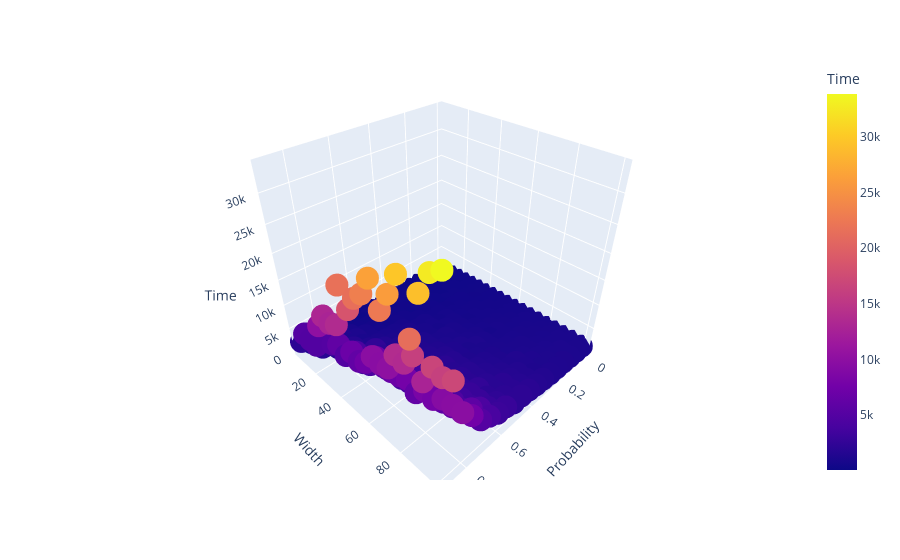

Write notebook code for a chart like this one.
### Code cell
numpy_array = np.array((p, w, t), dtype = float)
dataset = pd.DataFrame({'Probability':p, 'Width':w, 'Time':t})

import plotly.express as px

fig = px.scatter_3d(dataset, x = 'Probability', y = 'Width', z = 'Time', color='Time' )
fig.show()

### Figure 1 — Plotly figure (JSON) as saved in the notebook; plotly's stock layout.template omitted (floating-point values rounded to 4 significant figures; data arrays with more than 128 entries replaced by an {"elided": "..."} marker saying what was removed)
{"data": [{"hovertemplate": "Probability=%{x}<br>Width=%{y}<br>Time=%{marker.color}<extra></extra>", "legendgroup": "", "marker": {"color": {"elided": "380 int values"}, "coloraxis": "coloraxis", "symbol": "circle"}, "mode": "markers", "name": "", "scene": "scene", "showlegend": false, "type": "scatter3d", "x": {"elided": "380 float values"}, "y": {"elided": "380 int values"}, "z": {"elided": "380 int values"}}], "layout": {"coloraxis": {"colorbar": {"title": {"text": "Time"}}, "colorscale": [[0, "#0d0887"], [0.1111, "#46039f"], [0.2222, "#7201a8"], [0.3333, "#9c179e"], [0.4444, "#bd3786"], [0.5556, "#d8576b"], [0.6667, "#ed7953"], [0.7778, "#fb9f3a"], [0.8889, "#fdca26"], [1, "#f0f921"]]}, "legend": {"tracegroupgap": 0}, "margin": {"t": 60}, "scene": {"domain": {"x": [0, 1], "y": [0, 1]}, "xaxis": {"title": {"text": "Probability"}}, "yaxis": {"title": {"text": "Width"}}, "zaxis": {"title": {"text": "Time"}}}}}
